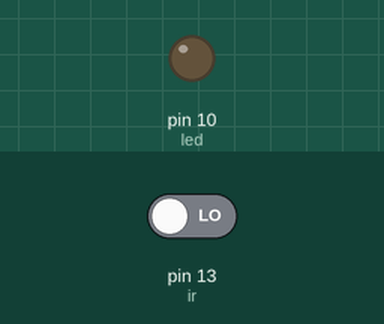
Bench run of a sketch on a simulated Arduino Uno, built with avr-gcc and run on an emulated ATmega328P. On the bench: output pins drawn as LEDs (lit = HIGH). The inputs (shaded band) are chosen by the test bench; at power-on: pin 13 (ir) LOW. What the sketch prints to the serial monitor is not drawn.

Above: at 1.2 s.
1.3 s: pin 13 (ir) driven HIGH
At 2.5 s:
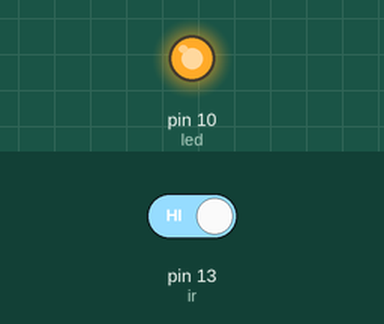
2.8 s: pin 13 (ir) driven LOW
At 3.6 s:
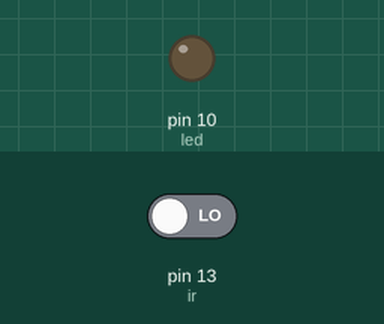
Timing chart, 0 to 5.8 s (numbered marks = the images above; inputs shaded):
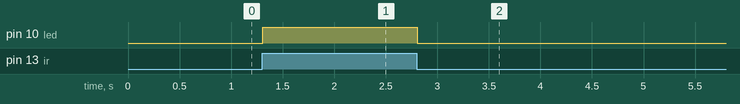

The sketch:

IR_Led.ino
```cpp
int ir = 13, led = 10, a;
void setup() {

  pinMode(ir,INPUT);
  pinMode(led,OUTPUT);
  Serial.begin(9600);
}

void loop() {
  a= digitalRead(ir);
  Serial.println(a);
  if(a==1)
  {
    digitalWrite(led,HIGH);
  }
  else
  {
    digitalWrite(led,LOW);
  }
}
```

Measured:
- after the input at 1.3 s, pin 10 (led): LOW → HIGH at once
- after the input at 2.8 s, pin 10 (led): HIGH → LOW at once
